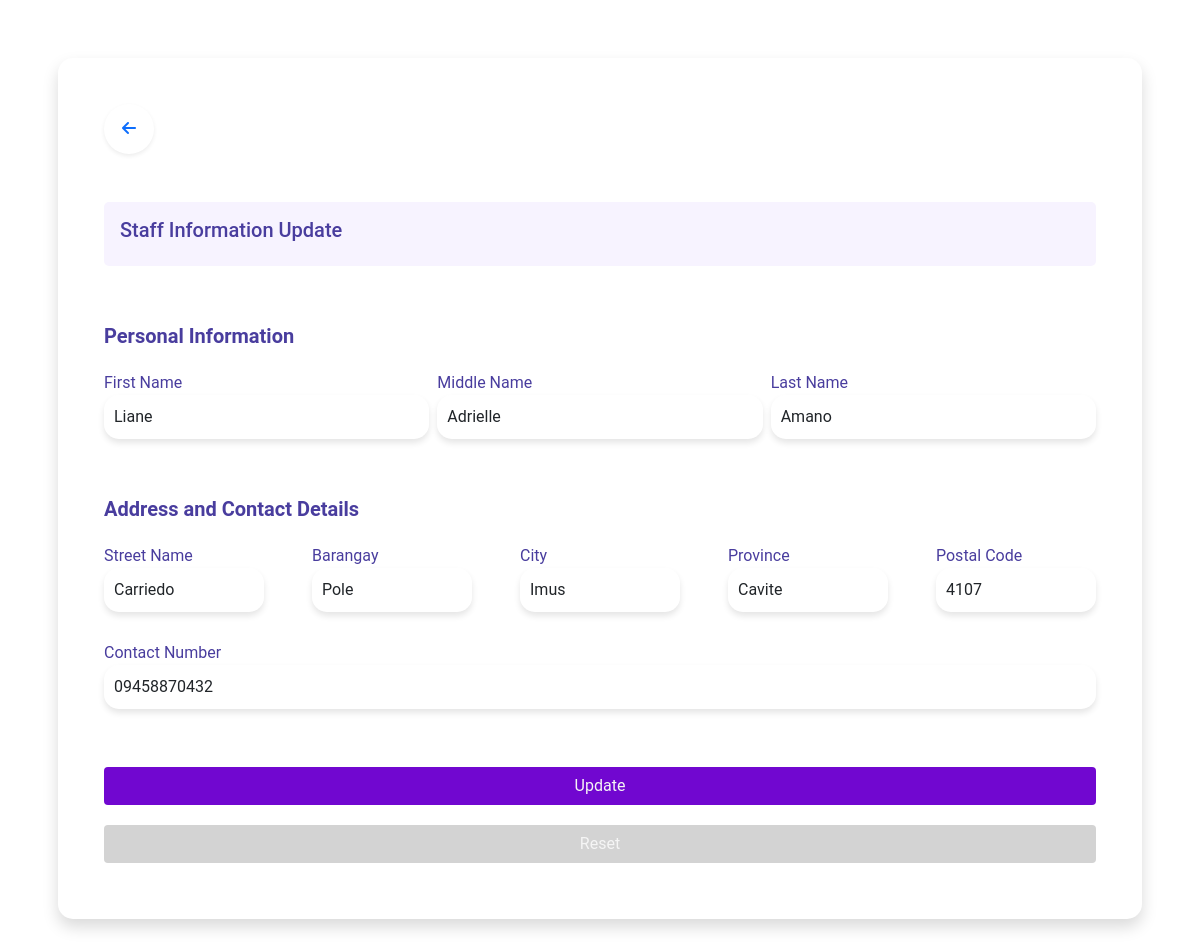
Screenshot of /staff/customerUpdate.php?c_id=1 with the database file from the repository.
### tables this page shows
CREATE TABLE `customer` (
  `c_id` int(50) NOT NULL,
  `c_fname` varchar(255) NOT NULL,
  `c_mname` varchar(255) NOT NULL,
  `c_lname` varchar(255) NOT NULL,
  `c_street` varchar(255) NOT NULL,
  `c_barangay` varchar(255) NOT NULL,
  `c_city` varchar(255) NOT NULL,
  `c_province` varchar(255) NOT NULL,
  `c_postal` int(10) NOT NULL,
  `c_contact` bigint(20) NOT NULL,
  `date_created` date NOT NULL DEFAULT current_timestamp()
);

### staff/customerUpdate.php (the view, shortened to what this page needs)
<?php
	include("../dbconnect.php");
	$c_id = $_GET['c_id'];
	$sql = "SELECT * FROM `customer` WHERE `c_id` = '$c_id'";
	$result = $conn->query($sql);
	$row = $result->fetch_assoc();
	$c_lname = $row['c_lname'];
	$c_fname = $row['c_fname'];
	$c_mname = $row['c_mname'];
    $c_street = $row['c_street'];
	$c_barangay = $row['c_barangay'];
	$c_city = $row['c_city'];
    $c_province = $row['c_province'];
    $c_postal = $row['c_postal'];
	$c_contact = $row['c_contact'];
?>
<!DOCTYPE html>
<html>
<head>
		<link rel="stylesheet" type="text/css" href="../bootstrap-5.0.2-dist\css\bootstrap.min.css">
		<link rel="stylesheet" type="text/css" href="../assets/forms.css">
</head>
<body>
  	<div class="dashboard-wrapper p-2">
  		<div class="card shadow">
  			<div class="container p-3">
  				<span class="rounded-circle p-1 d-inline-flex justify-content-center align-items-center bg-transparent shadow-sm" style="background-color: #493D9E; width: 50px; height: 50px;">
  					<a href="customerRead.php"><i class="fa fa-arrow-left" aria-hidden="true"></a></i>
  				</span>
	  			<div class="container p-3 mt-5 mb-5" style="background-color: #f7f3ff; border-radius: 5px;">
	  				<h5>Staff Information Update</h5>
	  			</div>
	  			<form action="#" method="POST" id="myForm">
					<h5 class="divider">Personal Information</h5>
	  				<div class="row g-2">
	  					<div class="col">
	  						<label>First Name</label>
	  						<input type="text" class="form-control" placeholder="First Name" id="c_fname" name="c_fname" value="<?php echo $c_fname?>" required>
	  					</div>
	  					<div class="col">
	  						<label>Middle Name</label>
	  						<input type="text" class="form-control" placeholder="Middle Name" id="c_mname" name="c_mname" value="<?php echo $c_mname?>" required>
	  					</div>
	  					<div class="col">
	  						<label>Last Name</label>
	  						<input type="text" class="form-control" placeholder="Last Name" id="c_lname" name="c_lname" value="<?php echo $c_lname?>" required>
	  					</div>
	  				</div><br><br>
	  				<h5 class="divider">Address and Contact Details</h5>
	  				<div class="row g-5">
	  					<div class="col">
	  						<label>Street Name</label>
	  						<input type="text" id="c_street" name="c_street" class="form-control" value="<?php echo $c_street?>" required><br>
	  					</div>
	  					<div class="col">
	  						<label>Barangay</label>
	  						<input type="text" id="c_barangay" name="c_barangay" class="form-control" value="<?php echo $c_barangay?>" required><br>
	  					</div>
	  					<div class="col">
	  						<label>City</label>
	  						<input type="text" id="c_city" name="c_city" class="form-control" placeholder="General Trias"  value="<?php echo $c_city?>" required><br>
	  					</div>
	  					<div class="col">
	  						<label>Province</label>
	  						<input type="text" id="c_province" name="c_province" class="form-control" placeholder="Cavite" value="<?php echo $c_province?>" required><br>
	  					</div>
	  					<div class="col">
	  						<label>Postal Code</label>
	  						<input type="number" id="c_postal" name="c_postal" class="form-control" placeholder="4107" value="<?php echo $c_postal?>" required><br>
	  					</div>
	  				</div>
	  				<label>Contact Number</label>
	  				<input type="tel" pattern="^\d{11}$" name="c_contact" class="form-control" value="0<?php echo $c_contact?>" required oninput="validateNumber(this)" /><br><br>
	  				<input type="submit" id="c_update" name="c_update" value="Update" class="btn btn col-12">
	  				<input type="reset" id="clear" class="btn btn col-12">
	  			</form>
	  		</div>
  		</div>
  	</div>
</body>
</html>

### assets/forms.css (style rules this page uses)
body { font-family: "Roboto", sans-serif; margin: 0; padding: 0; }
h5 { color: #493D9E; }
.divider { padding-top: 10px; padding-bottom: 10px; font-weight: bold; }
.dashboard-wrapper { margin-top: 40px; margin-left: 50px; margin-right: 50px; margin-bottom: 40px; }
.card { border-radius: 15px; padding: 30px; margin-top: 10px; border: none; }
.card .form-control { background: rgba(255, 255, 255, 0.1); border-radius: 15px; padding: 9px; box-shadow: 0 4px 6px rgba(0, 0, 0, 0.1); backdrop-filter: blur(1rem); border: 1px solid rgba(255, 255, 255, 0.2); }
.card .form-control::placeholder { color: gray ; opacity: 1; }
input { color: black; }
label { padding-top: 5px; color: #493D9E; }
#clear { background-color: lightgrey; margin-top: 10px; margin-bottom: 10px; color: whitesmoke; }
#c_update { background-color: #7107d0; margin-top: 10px; margin-bottom: 10px; color: whitesmoke; }

### rows the page displays
customer: c_fname "Liane", c_mname "Adrielle", c_lname "Amano", c_street "Carriedo", c_barangay "Pole", c_city "Imus", c_province "Cavite", c_postal "4107", c_contact "09458870432"
